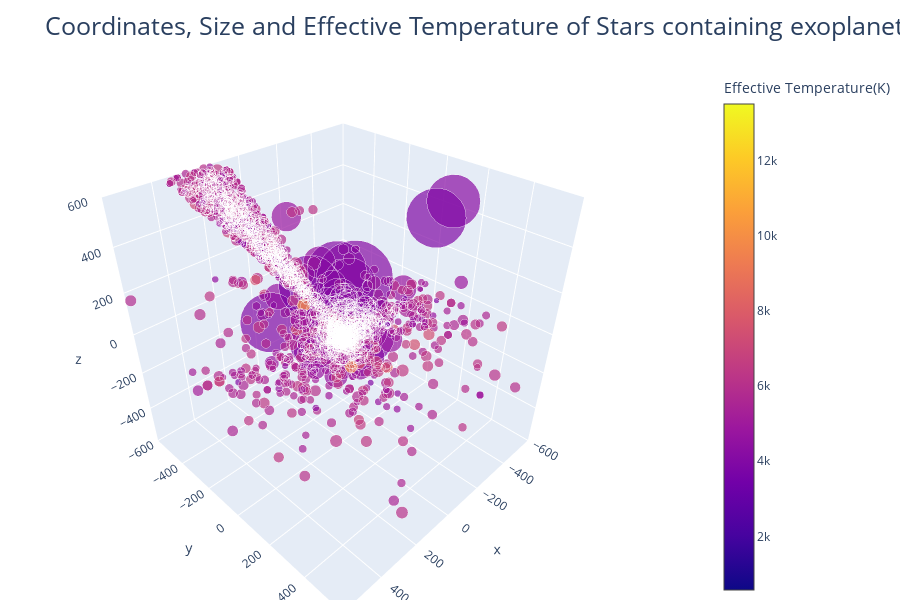

Notebook code for this chart:
### Code cell
visualize_distance(df = df_star, 
                   color_var = 'fst_teff', 
                   zoom_psc = 600, 
                   normalize = False)

### Figure 1 — Plotly figure (JSON) as saved in the notebook; plotly's stock layout.template omitted (floating-point values rounded to 4 significant figures; data arrays with more than 128 entries replaced by an {"elided": "..."} marker saying what was removed)
{"data": [{"hoverlabel": {"namelength": 0}, "hovertemplate": "<b>%{hovertext}</b><br><br>x=%{x}<br>y=%{y}<br>z=%{z}<br>Stellar Radius=%{marker.size}<br>Effective Temperature(K)=%{marker.color}", "hovertext": {"elided": "3003 str values"}, "legendgroup": "", "marker": {"color": {"elided": "3003 float values"}, "coloraxis": "coloraxis", "opacity": 0.7, "size": {"elided": "3003 float values"}, "sizemode": "area", "sizeref": 0.0149, "symbol": "circle"}, "mode": "markers", "name": "", "scene": "scene", "showlegend": false, "type": "scatter3d", "x": {"elided": "3003 float values"}, "y": {"elided": "3003 float values"}, "z": {"elided": "3003 float values"}}], "layout": {"coloraxis": {"colorbar": {"title": {"text": "Effective Temperature(K)"}}, "colorscale": [[0, "#0d0887"], [0.1111, "#46039f"], [0.2222, "#7201a8"], [0.3333, "#9c179e"], [0.4444, "#bd3786"], [0.5556, "#d8576b"], [0.6667, "#ed7953"], [0.7778, "#fb9f3a"], [0.8889, "#fdca26"], [1, "#f0f921"]]}, "height": 600, "legend": {"itemsizing": "constant", "tracegroupgap": 0}, "margin": {"b": 0, "l": 0, "r": 70, "t": 70}, "scene": {"domain": {"x": [0, 0.98], "y": [0, 1]}, "xaxis": {"range": [-600, 600], "title": {"text": "x"}}, "yaxis": {"range": [-600, 600], "title": {"text": "y"}}, "zaxis": {"range": [-600, 600], "title": {"text": "z"}}}, "title": {"font": {"size": 25}, "text": "Coordinates, Size and Effective Temperature of Stars containing exoplanets"}}}
